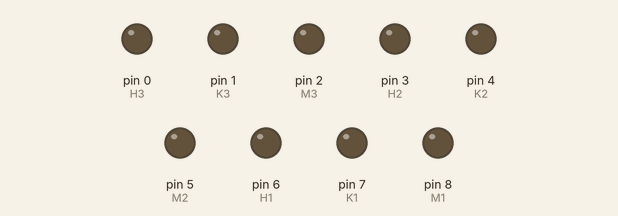
This sketch was run on a simulated Arduino Uno, built with avr-gcc and run on an emulated ATmega328P. Parts: output pins drawn as LEDs (lit = HIGH).

Above: at 0.5 s.
At 2.5 s:
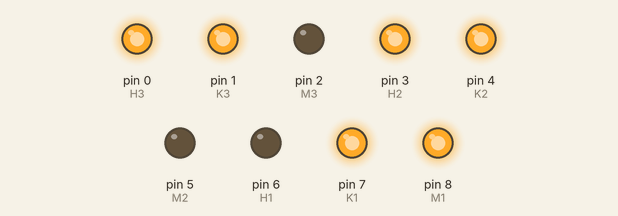
At 5.0 s:
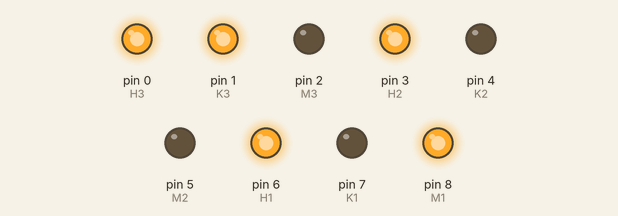
At 7.5 s:
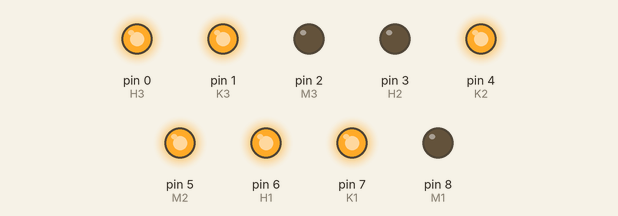
At 10.0 s:
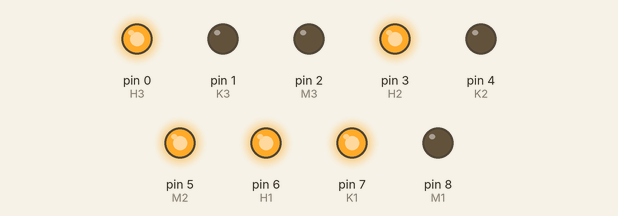
At 15.5 s:
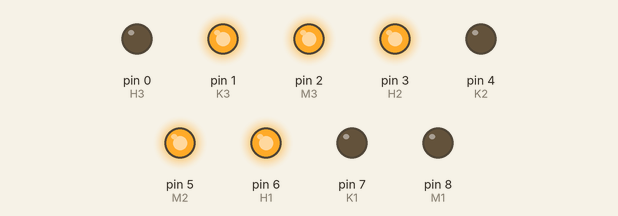
Timing chart, 0 to 18.4 s (numbered marks = the images above):
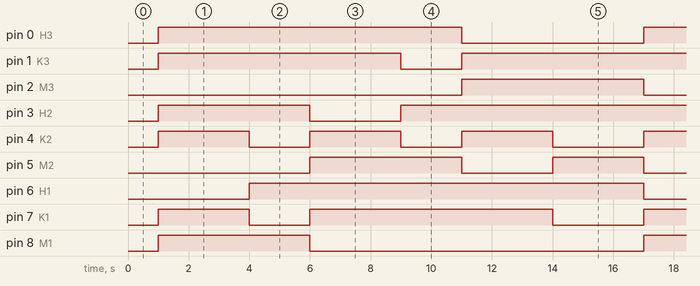

Measured:
- by itself, pin 0 (H3): alternates HIGH for 10.0 s and LOW for 6.0 s
- by itself, pin 1 (K3): goes HIGH 8.0 s, LOW 2.0 s, HIGH 14.0 s, LOW 2.0 s, then HIGH
- by itself, pin 2 (M3): alternates HIGH for 6.0 s and LOW for 10.0 s
- by itself, pin 3 (H2): repeats every 16.0 s: LOW 3.0 s, HIGH 13.0 s
- by itself, pin 4 (K2): repeats every 16.0 s: 2 × (LOW 2.0 s, HIGH 3.0 s), LOW 3.0 s, HIGH 3.0 s
- by itself, pin 5 (M2): LOW → HIGH at 6.0 s, → LOW 5.0 s later, → HIGH 3.0 s later, → LOW 3.0 s later, … (9 changes in this stretch)
- by itself, pin 6 (H1): alternates HIGH for 13.0 s and LOW for 3.0 s
- by itself, pin 7 (K1): repeats every 16.0 s: LOW 2.0 s, HIGH 8.0 s, LOW 3.0 s, HIGH 3.0 s

The sketch:

job2.ino
```cpp
#define M1 8
#define K1 7
#define H1 6

#define M2 5
#define K2 4
#define H2 3

#define M3 2
#define K3 1
#define H3 0

#define d_Simpang1 3000
#define d_Simpang2 3000
#define d_Simpang3 3000

#define d_kuning 2000

void setup(){
pinMode (M1, OUTPUT);
pinMode (K1, OUTPUT);
pinMode (H1, OUTPUT);

pinMode (M2, OUTPUT);
pinMode (K2, OUTPUT);
pinMode (H2, OUTPUT);

pinMode (M3, OUTPUT);
pinMode (K3, OUTPUT);
pinMode (H3, OUTPUT);
}

void loop(){
delay(1000);
digitalWrite (M1, HIGH);
digitalWrite (K1, HIGH);
digitalWrite (H1, LOW);

digitalWrite (M2, LOW);
digitalWrite (K2, HIGH);
digitalWrite (H2, HIGH);

digitalWrite (M3, LOW);
digitalWrite (K3, HIGH);
digitalWrite (H3, HIGH);

delay(d_Simpang1);

digitalWrite (M1, HIGH);
digitalWrite (K1, LOW);
digitalWrite (H1, HIGH);

digitalWrite (M2, LOW);
digitalWrite (K2, LOW);
digitalWrite (H2, HIGH);

digitalWrite (M3, LOW);
digitalWrite (K3, HIGH);
digitalWrite (H3, HIGH);

delay(d_kuning);
digitalWrite (M1, LOW);
digitalWrite (K1, HIGH);
digitalWrite (H1, HIGH);

digitalWrite (M2, HIGH);
digitalWrite (K2, HIGH);
digitalWrite (H2, LOW);

digitalWrite (M3, LOW);
digitalWrite (K3, HIGH);
digitalWrite (H3, HIGH);

delay(d_Simpang2);
digitalWrite (M1, LOW);
digitalWrite (K1, HIGH);
digitalWrite (H1, HIGH);

digitalWrite (M2, HIGH);
digitalWrite (K2, LOW);
digitalWrite (H2, HIGH);

digitalWrite (M3, LOW);
digitalWrite (K3, LOW);
digitalWrite (H3, HIGH);

delay(d_kuning);
digitalWrite (M1, LOW);
digitalWrite (K1, HIGH);
digitalWrite (H1, HIGH);

digitalWrite (M2, LOW);
digitalWrite (K2, HIGH);
digitalWrite (H2, HIGH);

digitalWrite (M3, HIGH);
digitalWrite (K3, HIGH);
digitalWrite (H3, LOW);

delay(d_Simpang3);
digitalWrite (M1, LOW);
digitalWrite (K1, LOW);
digitalWrite (H1, HIGH);

digitalWrite (M2, LOW);
digitalWrite (K2, HIGH);
digitalWrite (H2, HIGH);

digitalWrite (M2, HIGH);
digitalWrite (K2, LOW);
digitalWrite (H2, HIGH);

delay(d_kuning);
}
```
